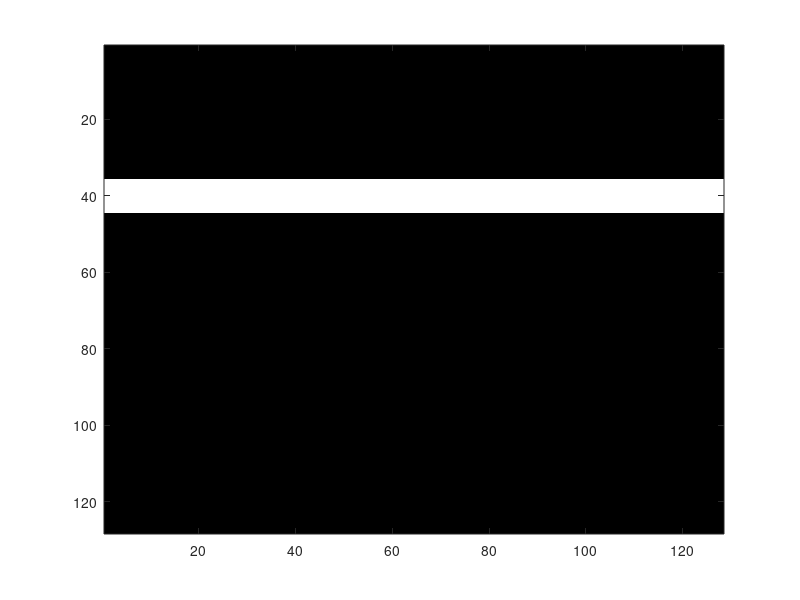

Source code (MATLAB): (Note: this script raises an error after producing the figure.)
% clean
close all;

output_dir = '../results/';
base_name = 'rectangle';
out_base = strcat(output_dir, base_name);

noisy = 0;

% parameters definition
M = 128;     % image size
N = M;

Im = zeros(M,N);

if strcmp(base_name, 'circle')
  c=[40,64];   % disk center
  R=4;         % disk radius
  Im=imsyn(N,c,R);
elseif strcmp(base_name, 'rectangle') 
  for m=36:44
    for n = 1:N
      Im(m,n) = 255;
    end
  end
elseif strcmp(base_name, 'tjunc1') % 3D images
  load('../medical images/Tjunc1');
  [M,N,K] = size(Tjunc1);
  Im = Tjunc1(:,:,round(K/2));
elseif strcmp(base_name, 'yjunc1') % 3D images
  load('../medical images/Yjunc1');
  [M,N,K] = size(Yjunc1);
  Im = Yjunc1(:,:,round(K/2));
end

if noisy
  out_base = strcat(out_base,'_noisy');  
  sigma = 0.1;
  Im = Im + sigma*randn(size(Im));
end


% image has two value 0 background and the 
% structure a constant near 255
MAX = max(Im(:));

% show image
f_init = figure
image(Im); colormap(gray);
print(f_init, '-r80', '-depsc2', strcat(out_base, '_figure.eps'));

[response r_matrix eigen_vectors_matrix eigen_values_matrix] = minimum_response(Im);

% show 3D image of filtered response
f_response = figure
surf(response);
print(f_response, '-r80', '-depsc2', strcat(out_base, '_filtered.eps'));

f_radius = figure
image(r_matrix); colormap(gray);
print(f_radius, '-r80', '-depsc2', strcat(out_base, '_radius.eps'));

direction = atan(eigen_vectors_matrix(:,:,2,1)./(eigen_vectors_matrix(:,:,1,1)+0.001));
min_direction = min(direction(:));
max_direction = max(direction(:));
direction = 255*(1/(max_direction-min_direction))*(direction(:,:) - min_direction);
f_direction = figure
image(direction); colormap(gray);
print(f_direction, '-r80', '-depsc2', strcat(out_base, '_direction.eps'));

%%%%%%%%%%%%%%%%%%%%%%%%%%%%%%%%%%%%%
%       threshold = 20
%%%%%%%%%%%%%%%%%%%%%%%%%%%%%%%%%%%%%
if 0
reconstructed_im = build_vessel(response, 1, MAX);

% show reconstructed image
figure
image(reconstructed_im); colormap(gray);

diff = Im - reconstructed_im;

figure
surf(diff);
image(abs(diff)); colormap(gray);


[threshold, reconstructed_im] = best_threshold(Im, response, 10000);

f_final = figure
image(reconstructed_im); colormap(gray);
print(f_final, '-r80', '-depsc2', strcat(out_base, '_reconstructed.eps'));

end

minimum = 255*local_minimum(response);

f_minimum = figure
image(minimum); colormap(gray);
print(f_minimum, '-r80', '-depsc2', strcat(out_base, '_centerline.eps'));

times = 100;

ball_count = count_ball(response, times);
f_ball = figure
surf(ball_count);
print(f_ball, '-r80', '-depsc2', strcat(out_base, '_ball_stochastic.eps'));

line = 255*(ball_count > 1.5*times*ones(M, N));
f_ball_centerline = figure;
image(line); colormap(gray);
print(f_ball_centerline, '-r80', '-depsc2', strcat(out_base, '_ball_centerline.eps'));
